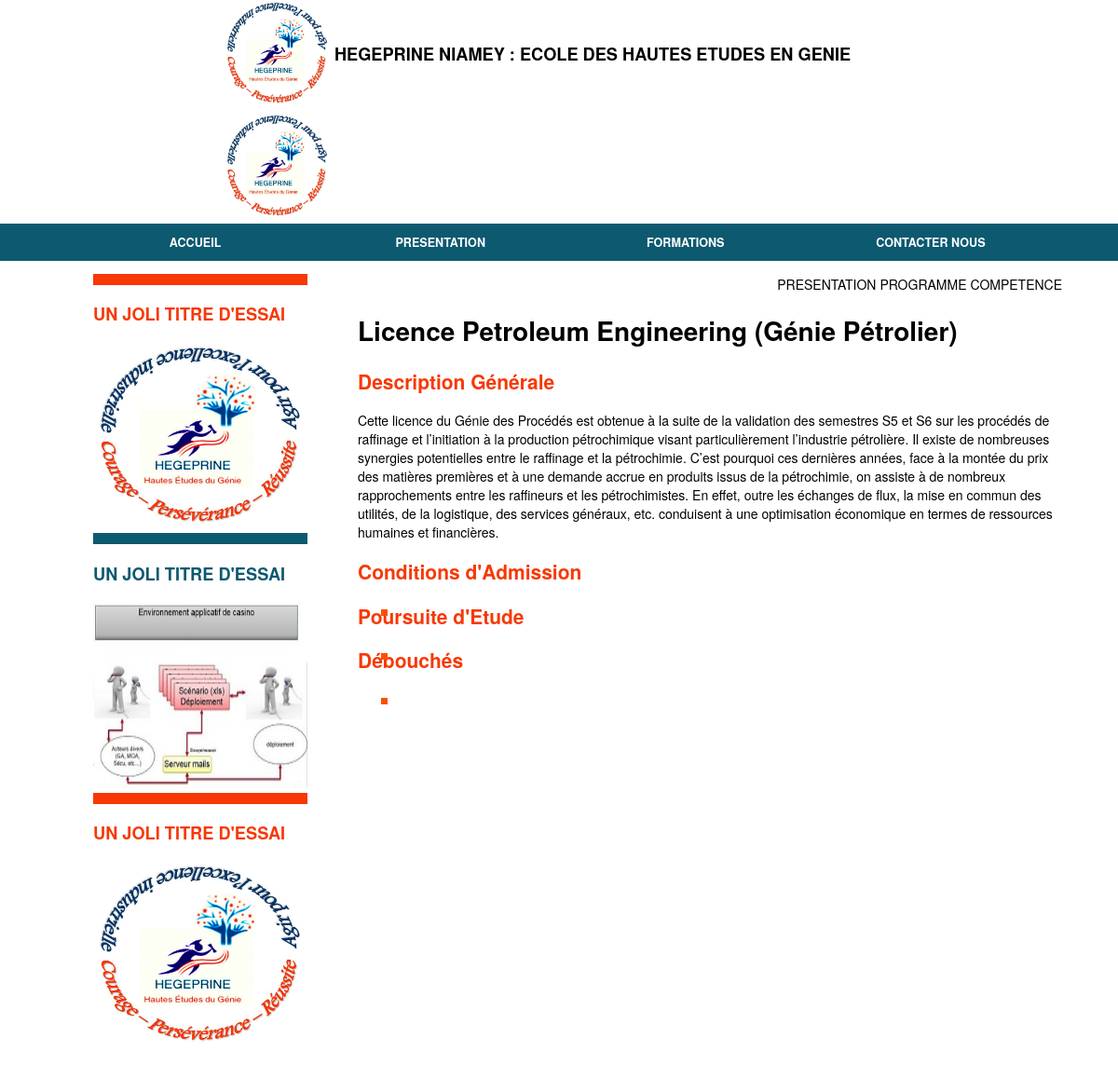
Page /formation?id=3 on the committed database.
### tables this page shows
CREATE TABLE IF NOT EXISTS `formation` (
  `id` int(11) NOT NULL AUTO_INCREMENT,
  `nom` varchar(100) NOT NULL,
  `description` text NOT NULL,
  `admission` text NOT NULL,
  `poursuite` text NOT NULL,
  `debouche` text NOT NULL,
  `diplome` int(11) NOT NULL,
  `depart` int(11) NOT NULL,
  PRIMARY KEY (`id`),
  KEY `diplome` (`diplome`),
  KEY `depart` (`depart`)
);

### formation.php (the view, shortened to what this page needs)
<!DOCTYPE html>
<html>
<head>
	<link rel="stylesheet" type="text/css" href="css/style.css">
</head>
<body>
	<?php
		include 'menu.php';
		include 'connexion_bd.php';
	?>
	<div id="page">
		<div id="arts_left">
			<ul>
				<li>
					<a href="#">
						<p class="tit">UN JOLI TITRE D'ESSAI</p>
			    		<img src="images/logo.jpg" class="img_mini"/>
		    		</a>
				</li>
				<li>
					<a href="#">
						<p class="tit">UN JOLI TITRE D'ESSAI</p>
			    		<img src="images/slide2.jpg" class="img_mini" />
		    		</a>
				</li>
				<li>
					<a href="#">
						<p class="tit">UN JOLI TITRE D'ESSAI</p>
			    		<img src="images/logo.jpg" class="img_mini" />
		    		</a>
				</li>
			</ul>
		</div>
		<div id="formation">
			<div id="bt_ong">
				<div>PRESENTATION</div>
				<div>PROGRAMME</div>
				<div>COMPETENCE</div>
			</div>
				<?php
					if (isset($_GET['id'])) {
						$id = $_GET['id'];
						$req1 = $bd->query('SELECT * FROM formation where id = '.$id) or die(print_r($bd->errorInfo()));
						$form = $req1 -> fetch();
						?>
						<h1><?php echo $form['nom']; ?></h1>
						<h2 class="title">Description Générale</h2>
						<p><?php echo $form['description']; ?></p>
						<h2 class="title">Conditions d'Admission</h2>
						<h2 class="title">Poursuite d'Etude</h2>
						<h2 class="title">Débouchés</h2>
					<?php
					}else{
						echo "<h1> Aucune information à afficher </h1>";
					}
				?>
		</div>
	</div>
</body>
</html>

### css/style.css (style rules this page uses)
body { margin:0; font-family: "Helvetica Neue",Helvetica,Arial,sans-serif; font-size: 14px; }
a { text-decoration: none; }
#page { width: 90%; margin: auto; }
ul { list-style: none; }
#les_articles ul li:nth-child(even), #arts_left ul li:nth-child(even) { border-top: 12px solid #0c5970; }
#les_articles ul li:nth-child(odd), #arts_left ul li:nth-child(odd) { border-top: 12px solid #f73805; }
#les_articles ul li:nth-child(even) p.tit, #arts_left ul li:nth-child(even) p.tit { font-weight: bold; color: #0c5970; font-size: 1.3em; }
#les_articles ul li:nth-child(odd) p.tit, #arts_left ul li:nth-child(odd) p.tit { font-weight: bold; color: #f73805; font-size: 1.3em; }
.img_mini { width: 100%; height: 200px; }
#arts_left { float: left; width: 25%; margin-right: 5%; }
#arts_left ul li { position: relative; }
#bt_ong { padding-top: 15px; text-align: right; }
#bt_ong > div { display: inline-block; }
#formation { float: right; width: 70%; }
.title { font-weight: bold; color : #f73805; }

### rows in the picture
formation: nom "Licence Petroleum Engineering (Génie Pétrolier)", description "Cette licence du Génie des Procédés est obtenue à la suite de la validation des semestres S5 et S6 sur les procédés de raffinage et l’initiation à la production pétrochimique visant particulièrement l’industrie pétrolière. Il existe de nombreuses synergies potentielles entre le raffinage et la pétrochimie. C’est pourquoi ces dernières années, face à la montée du prix des matières premières et à une demande accrue en produits issus de la pétrochimie, on assiste à de nombreux rapprochements entre les raffineurs et les pétrochimistes. En effet, outre les échanges de flux, la mise en commun des utilités, de la logistique, des services généraux, etc. conduisent à une optimisation économique en…"
